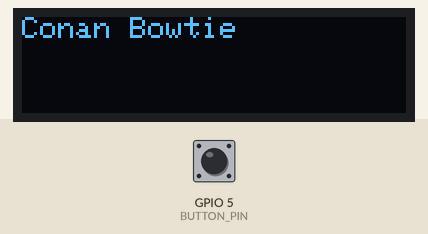
The sketch below on a simulated ESP32. On the bench: 128×32 one-colour display. Inputs (shaded band) come from the test bench; at power-on: GPIO 5 (BUTTON_PIN) HIGH. WiFi joins after 1.5 s; servers stay silent unless stated; I2S audio is not simulated (input reads silence); what the sketch prints to the serial monitor is not drawn.

Above: at 3.4 s.

The sketch:

Conanbowtie_arduino.ino
```cpp
#include <WiFi.h>
#include <driver/i2s.h>
#include <Adafruit_GFX.h>
#include <Adafruit_SSD1306.h>

//Wifi 연결 설정
const char *ssid = "KT_GiGA_Mesh_048A";
const char *password = "3fg5czb747";

// 서버 연결 설정
const char* host = "172.30.1.51";
const uint16_t port = 12345;
WiFiClient client;

// 메시지 수신 설정
#define MESSAGE_BUFFER_SIZE 100  // 메시지 버퍼 크기
char messageBuffer[MESSAGE_BUFFER_SIZE];  // 메시지 수신용 버퍼

// 오디오 수신 설정
#define CHUNK_SIZE 4096 // 오디오 버퍼 크기
uint8_t audioChunk[CHUNK_SIZE];

// OLED 디스플레이 설정
#define SCREEN_WIDTH 128
#define SCREEN_HEIGHT 32
#define OLED_RESET    -1
Adafruit_SSD1306 display(SCREEN_WIDTH, SCREEN_HEIGHT, &Wire, OLED_RESET);

// 버튼 설정
#define BUTTON_PIN 5
bool buttonPressed = false;

void setup() {
  Serial.begin(115200);

  // I2S 설정
  i2s_config_t i2s_config = {
    .mode = (i2s_mode_t)(I2S_MODE_MASTER | I2S_MODE_TX),
    .sample_rate = 24000,  // 샘플 레이트
    .bits_per_sample = I2S_BITS_PER_SAMPLE_16BIT,  // 샘플 폭: 16비트
    .channel_format = I2S_CHANNEL_FMT_RIGHT_LEFT,  // 채널 포맷: 스테레오
    .communication_format = I2S_COMM_FORMAT_I2S,
    .intr_alloc_flags = ESP_INTR_FLAG_LEVEL1,
    .dma_buf_count = 8,
    .dma_buf_len = 64,
    .use_apll = false,
    .tx_desc_auto_clear = true,
    .fixed_mclk = 0
  };

  i2s_driver_install(I2S_NUM_0, &i2s_config, 0, NULL);
  i2s_pin_config_t pin_config = {
      .bck_io_num = 26, // BCLK
      .ws_io_num = 25, // LRCLK
      .data_out_num = 27, // DIN
      .data_in_num = I2S_PIN_NO_CHANGE
  };
  i2s_set_pin(I2S_NUM_0, &pin_config);

  // 버튼 설정
  pinMode(BUTTON_PIN, INPUT_PULLUP);

  // 메시지 수신 설정
  memset(messageBuffer, 0, MESSAGE_BUFFER_SIZE);

  // 오디오 수신 설정
  memset(audioChunk, 0, CHUNK_SIZE);

  // OLED 디스플레이 설정
  if(!display.begin(SSD1306_SWITCHCAPVCC, 0x3C)) {
    Serial.println(F("SSD1306 allocation failed"));
    for(;;);
  }
  display.clearDisplay();
  display.setTextSize(1);
  display.setTextColor(SSD1306_WHITE);
  display.setCursor(0,0);
  display.println(F("Conan Bowtie"));
  display.display();

  // Wi-Fi 연결 설정
  WiFi.begin(ssid, password);
  Serial.println("Wi-Fi에 연결을 시도합니다...");
  while (WiFi.status() != WL_CONNECTED) {
    delay(1000);
    Serial.print(".");
  }
  Serial.println("\nWi-Fi에 연결되었습니다.");
  Serial.print("IP 주소: ");
  Serial.println(WiFi.localIP());

  // 서버 연결 설정
  if (!client.connect(host, port)) {
    Serial.println("서버에 연결할 수 없습니다.");
    while(1);
  }
  Serial.println("서버에 연결되었습니다.");
}


void sendMessageToServer(const String& message) {
  if (client.connected()) {
    client.println(message);
  } else {
    Serial.println("서버에 연결되어 있지 않습니다.");
  }
}


void loop() {
  // 버튼 로직
  if (digitalRead(BUTTON_PIN) == LOW) {
    if (!buttonPressed) {
      sendMessageToServer("button pressed");
      buttonPressed = true;
    }
  } else {
    buttonPressed = false;  // 버튼이 놓아졌음을 감지
  }

  // 서버에서 데이터 수신
  if (client.available()) {
    // 헤더 확인을 위해 첫 문자열 읽기
    String header = client.readStringUntil(':');

    if (header == "text") {
      // 텍스트 메시지 처리
      int messageLength = client.readBytesUntil('\n', messageBuffer, MESSAGE_BUFFER_SIZE - 1);
      messageBuffer[messageLength] = '\0';  // 문자열 종료 문자 추가

      // 디스플레이에 메시지 출력
      display.clearDisplay();
      display.setCursor(0,0);
      display.println(messageBuffer);
      display.display();

    } else if (header == "audio") {
      memset(audioChunk, 0, CHUNK_SIZE);
      bool isEOSReceived = false;

      while (!isEOSReceived) {
        size_t bytesRead = client.read(audioChunk, CHUNK_SIZE);
        if (bytesRead > 0) {
          // bytesRead가 3이고, 내용이 "EOS"인지 확인
          if (bytesRead == 3 && memcmp(audioChunk, "EOS", 3) == 0) {
            isEOSReceived = true;
            Serial.println("오디오 스트리밍 종료");
            sendMessageToServer("End audio streaming");
            memset(audioChunk, 0, CHUNK_SIZE);
            break;
          }

          size_t bytes_written;
          i2s_write(I2S_NUM_0, audioChunk, bytesRead, &bytes_written, portMAX_DELAY);
          // Serial.print("Played audio chunk: ");
          // Serial.println(bytesRead);
        }
        delay(10); // 네트워크 지연 대기
      }
    }
  }
}
```
